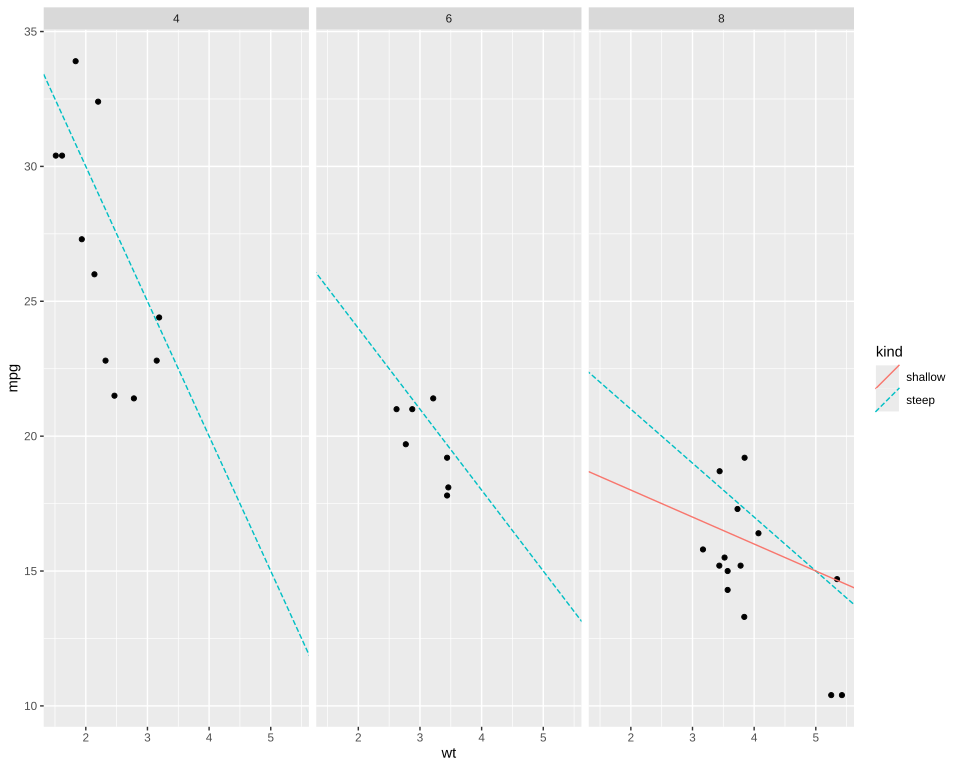

Write R code to recreate this figure.
# The plot test/golden/abline_keys.svg draws, drawn by ggplot2 itself, as ggplot2's own visual tests
# draw their snapshots: the independent check on that golden whenever it changes. The suite never
# runs this; it needs R, ggplot2 and vdiffr, saved as the Docker image giggly-r:ggplot2-4.0.3. From
# the repository's root:
#
#   docker run --rm -v "$PWD/test/golden":/golden:ro giggly-r:ggplot2-4.0.3 \
#     Rscript /golden/abline_keys.R > abline_keys.ggplot2.svg
#
# and compare the two drawings element by element, as test/golden/line_missing.R does.
#
# Diagonal lines mapped from a table of their own, a line or two in each panel of mtcars' points
# faceted by cylinders, their colour and line type mapped into one legend, each key
# `draw_key_abline()`'s, from the key's bottom left corner to its top right, ended square.
# First checked with ggplot2 4.0.3 and vdiffr 1.0.9: every element matches, in order, and every
# clip path.

library(ggplot2)

lines <- data.frame(
  cyl = c(4, 6, 8, 8),
  intercept = c(40, 30, 25, 20),
  slope = c(-5, -3, -2, -1),
  kind = c("steep", "steep", "steep", "shallow")
)

plot <- ggplot(mtcars, aes(wt, mpg)) + geom_point() +
  geom_abline(aes(intercept = intercept, slope = slope, colour = kind, linetype = kind),
    data = lines, lineend = "square") +
  facet_wrap(~cyl) +
  theme_gray()

file <- tempfile(fileext = ".svg")
vdiffr::write_svg(plot, file)
cat(readLines(file), sep = "\n")
